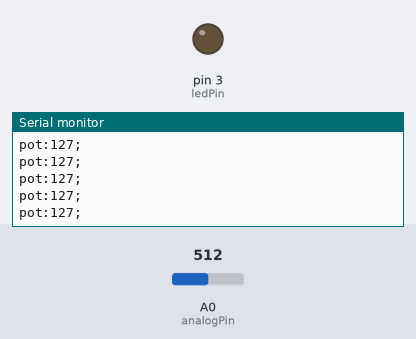
Bench run of a sketch on a simulated Arduino Uno, built with avr-gcc and run on an emulated ATmega328P. On the bench: output pins drawn as LEDs (lit = HIGH), the last lines printed to the serial monitor. The inputs (shaded band) are chosen by the test bench; at power-on: A0 (analogPin) = 512.

Above: at 1.2 s.
1.3 s: A0 (analogPin) set to 44
At 1.9 s:
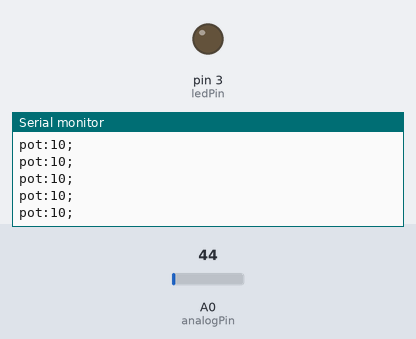
4.3 s: A0 (analogPin) set to 37
At 4.9 s:
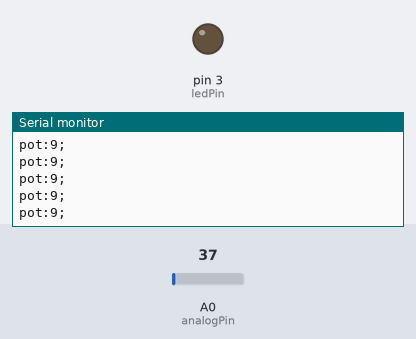
Timing chart, 0 to 7.3 s (numbered marks = the images above; inputs shaded):
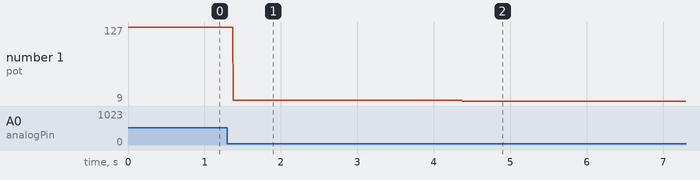

Measured:
- after the input at 1.3 s, the serial monitor: prints a new line after 0.08 s (image 1)
- after the input at 4.3 s, the serial monitor: prints a new line after 0.07 s (image 2)
- plotted number 1: 127 → 10 after the input at 1.3 s, 10 → 9 after the input at 4.3 s

The sketch:

SerialCommunication.ino
```cpp
/*
Youtube Link:
https://www.youtube.com/watch?v=NjCJ3cb02RY

Cameron Martin, April 2022
Serial Communication Assigment
*/

#include "PDMSerial.h"

PDMSerial pdm;

const int analogPin = A0;  // Analog input for Potentiometer
const int ledPin = 3; // PWM enabled output for LED

int potVal = 0; // Unmapped Potentiometer value, start at 0 (0-1023)
int potOut = 0; // Mapped Potentiometer value, start at 0 (0-255)

int ledOn = LOW; // Whether led should be on, start off

// Set up analogPin as input and ledPin as output, begin Serial communication
void setup() {
  pinMode(analogPin, INPUT);
  pinMode(ledPin, OUTPUT);
  digitalWrite(ledPin, ledOn);
  Serial.begin(9600);
}

// Read in potVal, map it for potOut, then transmit potOut. If new serial communication has occured with the name "led", toggle ledOn and write to ledPin
void loop() {
  // Read in potentiometer value, map it to 0-255 for use as a color value
  potVal = analogRead(analogPin);
  potOut = map(potVal, 0, 1023, 0, 255);

  // Transmit potOut
  pdm.transmitSensor("pot", potOut);
  pdm.transmitSensor("end");

  // If new data comes in with the name "led", toggle ledOn and output to ledPin
  boolean newData = pdm.checkSerial();
  if(newData) {
    if(pdm.getName().equals(String("led"))) {
      // Switch ledOn
      if(ledOn == LOW) ledOn = HIGH;
      else ledOn = LOW;

      // Update ledPin
      digitalWrite(ledPin, ledOn);
    }
  }
}
```

PDMSerial.cpp
```cpp
/*
  PDMSerial.cpp - DDEM Library for transmit/receive with p5
  Created by Jesse Allisln 2019
*/

#include "Arduino.h"
#include "PDMSerial.h"

PDMSerial::PDMSerial()
{
  _startingTransmit = true;
  _name = "default";
  _value = 0;
}

String PDMSerial::getName() {
  return _name;
}

int PDMSerial::getValue() {
  return _value;
}

boolean PDMSerial::checkSerial() {
     // Receiving transmissions – cool.
  if (Serial.available() > 0) {
    // read the oldest byte in the serial buffer
    String data = String(Serial.readStringUntil(','));
    if(data!= "\n") {
      // Serial.write(("\nrx:" + data).c_str());

      int sep = data.indexOf(":");
      if(sep != -1) {

        // Serial.write(sep);
        // Serial.write(("\nindex:" + String(sep)).c_str());
        _name = data.substring(0,sep);
        // Serial.write(("\nname:" + _name).c_str());
        _value = data.substring(sep+1).toInt();
        // Serial.write(("\nvalue:" + String(value)).c_str());
        if(_name && _value >= 0) {
            // new data was received!
          return true;
        }
      }
    }
  }
    return false; // no new data or the data wasn't good.
}

// **********************************************
// ********* LSU DDEM Data Transmission *********
// **********************************************
//
// Transmit as many sensors as you like then send end before looping.
// transmitSensor(string name, int/float value);
  // transmitSensor("a0", sensorValue);
  // transmitSensor("float0", sensorFloatValue);
  // transmitSensor("b7", buttonState);
  // transmitSensor("end");

void PDMSerial::transmitSensor(String name, int value) {
  if (name == "end") {
      Serial.write(";\n");
      _startingTransmit = true;
  } else {
          // Only put a comma on after the first transmitted data.
      if(_startingTransmit) {
        _startingTransmit = false;
      } else {
        Serial.write(",");
      }

        // Prep the data
    String xmitData = name + ":" + String(value);
      // Transmission to the computer
    Serial.write(xmitData.c_str());
  }
}

void PDMSerial::transmitSensor(String name, float value) {
  if (name == "end") {
      Serial.write(";\n");
      _startingTransmit = true;
  } else {
          // Only put a comma on after the first transmitted data.
      if(_startingTransmit) {
        _startingTransmit = false;
      } else {
        Serial.write(",");
      }

        // Prep the data
    String xmitData = name + ":" + String(value);
      // Transmission to the computer
    Serial.write(xmitData.c_str());
  }
}

void PDMSerial::transmitSensor(String name) {
  if (name == "end") {
      Serial.write(";\n");
      _startingTransmit = true;
  } else {
        // Prep the data
    String xmitData = name + "\n";
      // Transmission to the computer
    Serial.write(xmitData.c_str());
  }
}
```

PDMSerial.h
```cpp
/*
  PDMSerial.h - Library for Transmitting to/from p5.
  Created by Jesse Allison 2019
*/
#ifndef PDMSerial_h
#define PDMSerial_h

#include "Arduino.h"

class PDMSerial
{
  public:
    PDMSerial();
    boolean checkSerial();
    void transmitSensor(String name, int value);
    void transmitSensor(String name, float value);
    void transmitSensor(String name);
    String getName();
    int getValue();

  private:
    boolean _startingTransmit;
    String _name;
    int _value;
};

#endif
```
